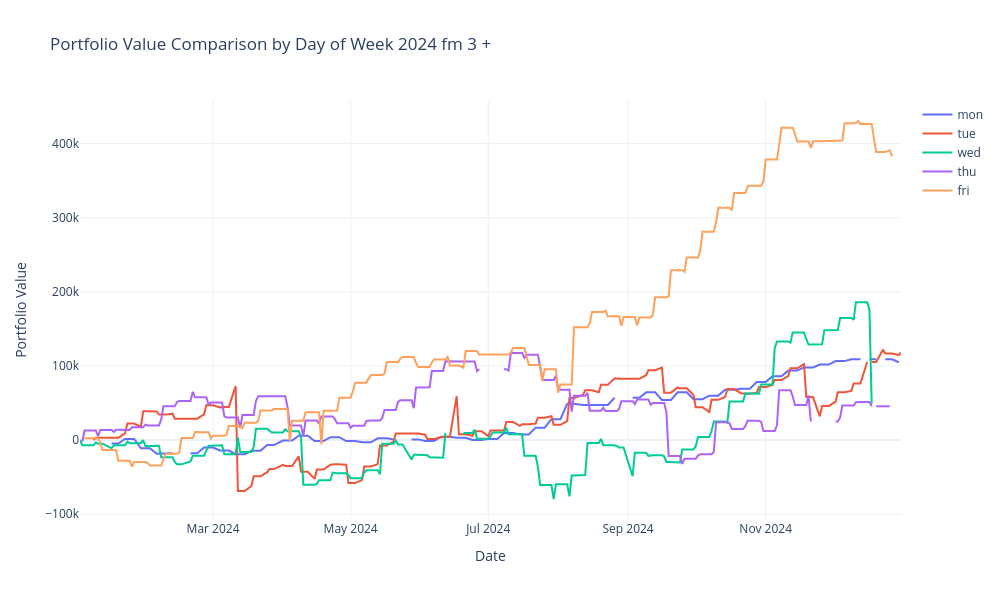

Here is the notebook cell this chart was saved with:
### Code cell
import pandas as pd
import plotly.graph_objects as go
import os

def extract_daily_close(folder_path):
    csv_files = sorted(
        [f for f in os.listdir(folder_path) if f.endswith('.csv')],
        key=lambda x: pd.to_datetime(x.replace('.csv', ''), format='%Y%m%d')
    )

    daily_data = []

    for file in csv_files:
        file_path = os.path.join(folder_path, file)
        
        try:
            df = pd.read_csv(file_path)

            if 'timestamp' not in df.columns or 'portfolio_value' not in df.columns:
                continue

            if df['portfolio_value'].fillna(0).eq(0).all():
                continue

            last_row = df[['timestamp', 'portfolio_value']].iloc[[-1]].copy()
            last_row['date'] = pd.to_datetime(file.replace('.csv', ''), format='%Y%m%d')
            daily_data.append(last_row)

        except Exception as e:
            continue

    if not daily_data:
        return pd.DataFrame()

    result_df = pd.concat(daily_data)[['date', 'portfolio_value']]
    return result_df

# Base path for strategy folders
base_path = "/media/dell/548d4dc2-4844-4adb-8b24-7b412b8f3455/0DT_Settelment_Backtest/HFT-Options-EIS-Global/tradelib/outputs/asia hedging/2024/all_day_hedging"
days = ["MON", "TUE", "WED", "THU", "FRI"]
strategy_data = []

# Extract and rename strategy data for each weekday
for day in days:
    folder_path = os.path.join(base_path, f"{day}_10SPXW_DAY_OF_WEEK_DELTA_CONDOR_STRATEGY/consolidated_store")
    df = extract_daily_close(folder_path)
    if not df.empty:
        df = df.rename(columns={"portfolio_value": day})
        strategy_data.append(df)

# Merge all strategies on the 'date' column
from functools import reduce
equity_combined = reduce(lambda left, right: pd.merge(left, right, on='date', how='outer'), strategy_data)
equity_combined = equity_combined.sort_values(by='date')

# Plot using Plotly
fig = go.Figure()

for day in days:
    if day in equity_combined.columns:
        fig.add_trace(go.Scatter(x=equity_combined['date'], y=equity_combined[day], mode='lines', name=day.lower()))

fig.update_layout(
    title='Portfolio Value Comparison by Day of Week 2024 fm 3 + ',
    xaxis_title='Date',
    yaxis_title='Portfolio Value',
    template='plotly_white',
    height=600,
    width=1000
)

fig.show()

### Figure 1 — Plotly figure (JSON) as saved in the notebook; plotly's stock layout.template omitted (floating-point values rounded to 4 significant figures; data arrays with more than 128 entries replaced by an {"elided": "..."} marker saying what was removed)
{"data": [{"mode": "lines", "name": "mon", "type": "scatter", "x": {"elided": "251 str values"}, "y": {"elided": "251 float values"}}, {"mode": "lines", "name": "tue", "type": "scatter", "x": {"elided": "251 str values"}, "y": {"elided": "251 float values"}}, {"mode": "lines", "name": "wed", "type": "scatter", "x": {"elided": "251 str values"}, "y": {"elided": "251 float values"}}, {"mode": "lines", "name": "thu", "type": "scatter", "x": {"elided": "251 str values"}, "y": {"elided": "251 float values"}}, {"mode": "lines", "name": "fri", "type": "scatter", "x": {"elided": "251 str values"}, "y": {"elided": "251 float values"}}], "layout": {"height": 600, "title": {"text": "Portfolio Value Comparison by Day of Week 2024 fm 3 + "}, "width": 1000, "xaxis": {"title": {"text": "Date"}}, "yaxis": {"title": {"text": "Portfolio Value"}}}}
